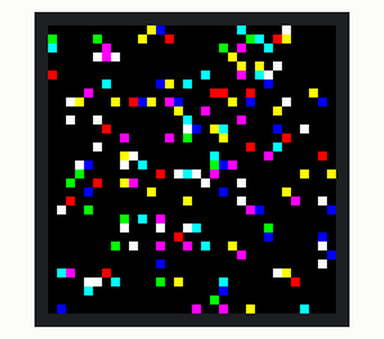
This sketch was run on a simulated Arduino Mega 2560, built with avr-gcc and run on an emulated ATmega2560. On the bench: 32×32 colour display. Random numbers use the default seed unless the sketch sets one.

Above: at 0.48 s.
At 5.29 s:
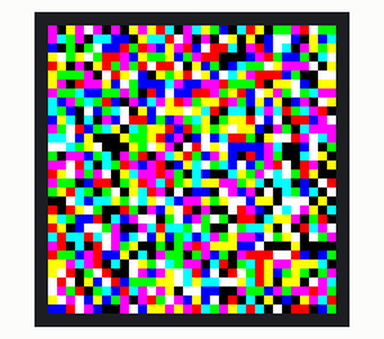
At 10.1 s:
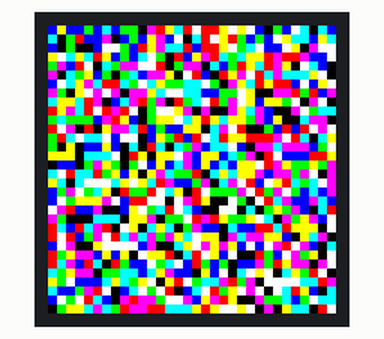
At 20.01 s:
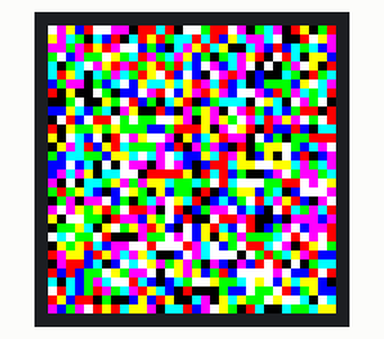
At 29.93 s:
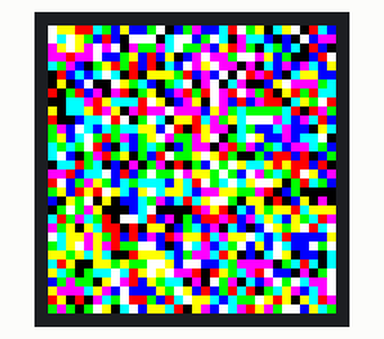
At 39.85 s:
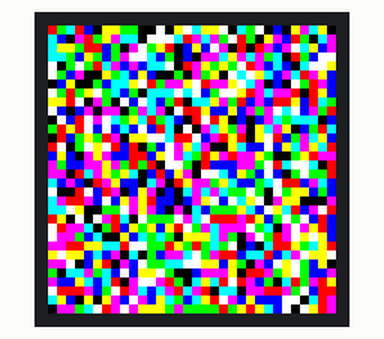

The sketch:

Retroball_Random_Colored_Pixels.ino
```cpp
// Random Colored Pixels
// This code is based on the Adafruit graphics and RGBmatrix panel library

#include <Adafruit_GFX.h>   // Core graphics library
#include <RGBmatrixPanel.h> // Hardware-specific library

// If your 32x32 matrix has the SINGLE HEADER input,
// use this pinout:
#define CLK 8  // MUST be on PORTB! (Use pin 11 on Mega)
#define OE  9
#define LAT 10
#define A   A0
#define B   A1
#define C   A2
#define D   A3

RGBmatrixPanel matrix(A, B, C, D, CLK, LAT, OE, false);

uint8_t redLED = 0;
uint8_t greenLED = 0;
uint8_t blueLED = 0;

void setup() {
  matrix.begin();
  matrix.fillScreen(matrix.Color333(0, 0, 0));
}

void loop() {
  if(random(0,2) == 0) redLED = 0;
  else redLED = 7;
  if(random(0,2) == 0) greenLED = 0;
  else greenLED = 7;
  if(random(0,2) == 0) blueLED = 0;
  else blueLED = 7;
  matrix.drawPixel(random(0,32), random(0,32), matrix.Color333(redLED, greenLED, blueLED));
  delay(1);
}
```
